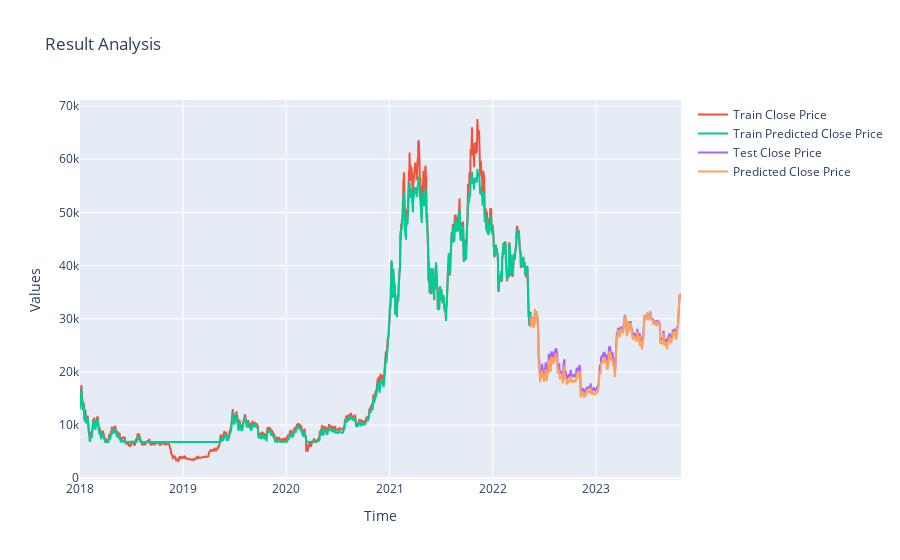

Notebook source saved alongside this figure:
### Code cell
fig=px.line(title='Result Analysis').update_layout(
    xaxis_title="Time", yaxis_title="Values")
#fig.add_scatter(x= close_data.index, y=close_data['Close'], name= "Original Close Price")
fig.add_scatter(x=train.index, y= train['Close'], name= "Train Close Price")
fig.add_scatter(x=train.index, y= train['Predictionlstm'], name= "Train Predicted Close Price")
fig.add_scatter(x=test.index, y= test['Close'], name= "Test Close Price")
fig.add_scatter(x=test.index, y=test['Predictionlstm'], name= "Predicted Close Price")

### Figure 1 — Plotly figure (JSON) as saved in the notebook; plotly's stock layout.template omitted (floating-point values rounded to 4 significant figures; data arrays with more than 128 entries replaced by an {"elided": "..."} marker saying what was removed)
{"data": [{"hovertemplate": "<extra></extra>", "legendgroup": "", "line": {"color": "#636efa", "dash": "solid"}, "marker": {"symbol": "circle"}, "mode": "lines", "name": "", "orientation": "v", "showlegend": false, "type": "scatter", "xaxis": "x", "yaxis": "y"}, {"name": "Train Close Price", "type": "scatter", "x": {"elided": "1596 str values"}, "y": {"elided": "1596 float values"}}, {"name": "Train Predicted Close Price", "type": "scatter", "x": {"elided": "1596 str values"}, "y": {"elided": "1596 float values"}}, {"name": "Test Close Price", "type": "scatter", "x": {"elided": "533 str values"}, "y": {"elided": "533 float values"}}, {"name": "Predicted Close Price", "type": "scatter", "x": {"elided": "533 str values"}, "y": {"elided": "533 float values"}}], "layout": {"legend": {"tracegroupgap": 0}, "title": {"text": "Result Analysis"}, "xaxis": {"anchor": "y", "domain": [0, 1], "title": {"text": "Time"}}, "yaxis": {"anchor": "x", "domain": [0, 1], "title": {"text": "Values"}}}}
